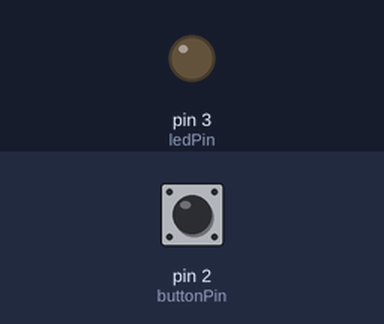
A sketch run on a simulated Arduino Uno, built with avr-gcc and run on an emulated ATmega328P. Parts: output pins drawn as LEDs (lit = HIGH). Inputs (shaded band) come from the test bench; at power-on: pin 2 (buttonPin) LOW.

Above: at 1.2 s.
1.3 s: pin 2 (buttonPin) pulled HIGH for 0.15 s
At 1.8 s:
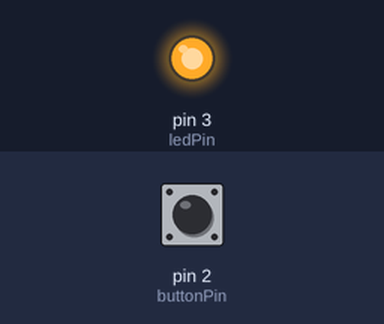
2.9 s: pin 2 (buttonPin) pulled HIGH for 1 s
At 4.2 s:
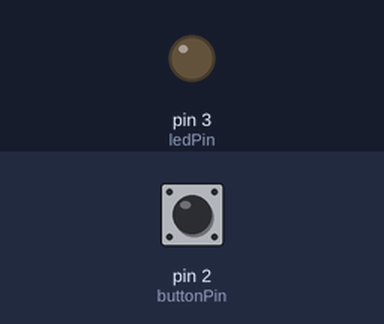
5.4 s: pin 2 (buttonPin) pulled HIGH for 3.2 s
At 6.1 s:
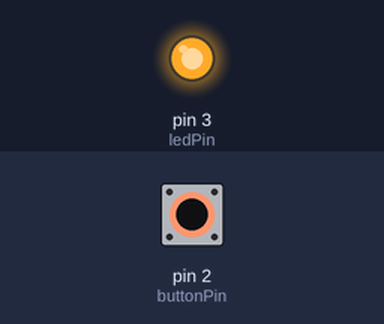
Timing chart, 0 to 8.4 s (numbered marks = the images above; inputs shaded):
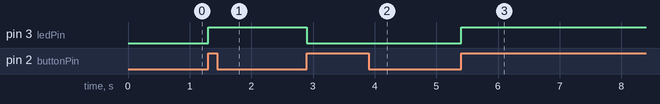

The sketch:

Example5.ino
```cpp
const int buttonPin = 2; // Pin connected to the button
const int ledPin = 3;    // Pin connected to the LED

volatile int LEDstate = LOW; // Variable to store the LED state
volatile unsigned long lastDebounceTime = 0; // Variable to store the last debounce time
const unsigned long debounceDelay = 50; // Debounce time in milliseconds

void setup() {
    pinMode(buttonPin, INPUT); // Set the button pin as an input
    pinMode(ledPin, OUTPUT);   // Set the LED pin as an output

    // Attach the interrupt to the button pin, triggering on the rising edge
    attachInterrupt(digitalPinToInterrupt(buttonPin), toggleLED, RISING);
}

void loop() {

}

// Interrupt Service Routine (ISR) to toggle the LED state with debouncing
void toggleLED() {
    unsigned long currentTime = millis();
    if (currentTime - lastDebounceTime > debounceDelay) {
        LEDstate = !LEDstate; // Toggle the LED state
        lastDebounceTime = currentTime; // Update the last debounce time
      	digitalWrite(ledPin, LEDstate); // Update the LED state
    }
}
```

Measured:
- after the input at 1.3 s, pin 3 (ledPin): LOW → HIGH at once
- after the input at 2.9 s, pin 3 (ledPin): HIGH → LOW at once
- after the input at 5.4 s, pin 3 (ledPin): LOW → HIGH at once
